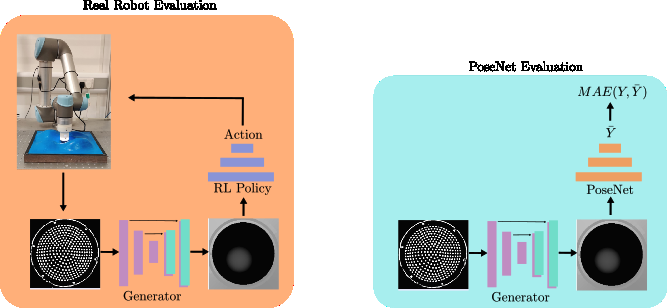
#> input picture figs/eval-fig.png, 667 x 308 px, given in place of image_25.png, which was not available
$ python image_transforms.py
#> lines starting #> are read from the running program, lines starting #| are printed output that depends on the picture; after the words box and inside, x2 and y2 are one past the last pixel; in counts of white or black regions, pixels touching at a corner belong together; pictures that were not available may be replaced by others from this repository, and a replacement may not be noted
#> further down, im_raw is the input picture: shape (308, 667, 3); mean B, G, R 181, 195.9, 200.1
# -*- coding: utf-8 -*-

from __future__ import division, print_function, unicode_literals

import numpy as np
import scipy
import cv2
from skimage.util import random_noise
from scipy.ndimage import zoom
import json

# Save the dictionaries
def save_json_obj(obj, name):
    with open(name + '.json', 'w') as fp:
        json.dump(obj, fp)

def load_json_obj(name):
    with open(name + '.json', 'r') as fp:
        return json.load(fp)

def print_sorted_dict(dict):
    for key in sorted(iter(dict.keys())):
        print('{}:{}'.format(key, dict[key]) )

# [34 lines left out: functions convert_image_uint8, find_nearest, pixel_diff_norm, load_video_frames, not called in this run]

def process_image(image, params_dict):
    return _process_image(image,
                          gray=params_dict['gray'],
                          bbox=params_dict['bbox'],
                          dims=params_dict['size'],
                          stdiz=params_dict['stdiz'],
                          normlz=params_dict['normlz'],
                          rshift=params_dict['rshift'],
                          rzoom=params_dict['rzoom'],
                          thresh=params_dict['thresh'],
                          add_axis=params_dict['add_axis'],
                          brightlims=params_dict['brightlims'],
                          noise_var=params_dict['noise_var'])

# [13 lines left out: function process_image_sim, not called in this run]


def _process_image(image, gray=True, bbox=None, dims=None, stdiz=False, normlz=False, rshift=None, rzoom=None, thresh=False, add_axis=False, brightlims=None, noise_var=None):
    ''' Process raw image (e.g., before applying to neural network).
    '''
#> called with gray = True, dims = (256, 256), stdiz = False, normlz = True, thresh = True, add_axis = False
    if gray:
        # Convert to gray scale
        image = cv2.cvtColor(image, cv2.COLOR_BGR2GRAY)
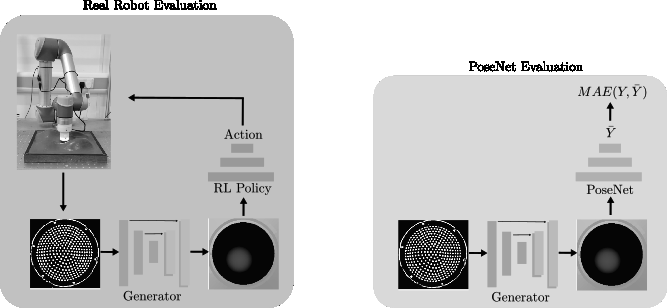
#> image: shape (308, 667); min 0, max 255, mean 195.6
        # Add channel axis
        image = image[..., np.newaxis]

    if bbox is not None:
        # Crop to specified bounding box
        x0, y0, x1, y1 = bbox
        image = image[y0:y1, x0:x1]
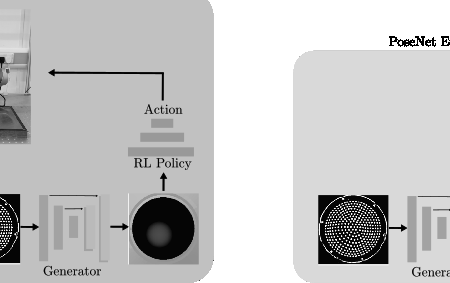
#> image: shape (283, 450, 1); min 0, max 255, mean 197.3

    if dims is not None:
        if isinstance(dims, list):
            dims=tuple(dims)

        # Resize to specified dims
        image = cv2.resize(image, dims, interpolation=cv2.INTER_AREA)
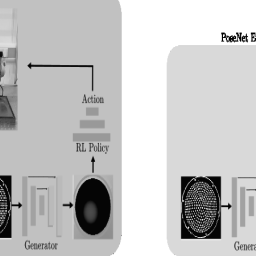
#> image: shape (256, 256); min 0, max 255, mean 197.3

        # Add channel axis
        image = image[..., np.newaxis]

    if add_axis:
        # Add channel axis
        image = image[..., np.newaxis]

    if rshift is not None:
        # Apply random shift to image
        wrg, hrg = rshift
        image = random_shift_image(image, wrg, hrg)

    if rzoom is not None:
        # Apply random zoom to image
        image = random_zoom_image(image,rzoom)

    if thresh:
        # Use adaptive thresholding to create binary image
        image = threshold_image(image)
        image = image[..., np.newaxis]

    if brightlims is not None:
        # Add random brightness/contrast variation to the image
        image = random_image_brightness(image, brightlims)

    if noise_var is not None:
        # Add random noise to the image
        image = random_image_noise(image, noise_var)

    if stdiz:
        # Convert to float and standardise on a per frame basis
        # position of this is important
        image = per_image_standardisation(image.astype(np.float32))

    if normlz:
        # Convert to float and standardise on a per frame basis
        # position of this is important
        image = image.astype(np.float32) / 255.0

    return image

def threshold_image(image):
    image = cv2.adaptiveThreshold(image, 255, cv2.ADAPTIVE_THRESH_MEAN_C, cv2.THRESH_BINARY, 11, -30)
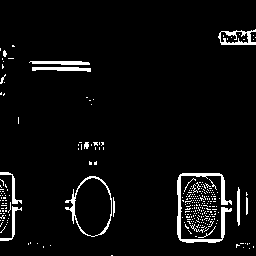
#> image: shape (256, 256); 4.7% white; 279 white regions (264 under 20 px), largest, box (x1, y1, x2, y2) and area: (177, 173, 232, 243) 780, (65, 176, 112, 237) 350, (218, 29, 256, 45) 264
    # image = cv2.adaptiveThreshold(image, 255, cv2.ADAPTIVE_THRESH_GAUSSIAN_C, cv2.THRESH_BINARY, 11, -20)
    return image

# Change brightness levels
# [11 lines left out: function random_image_brightness, not called in this run]

def random_image_noise(image, noise_var):
    new_image = random_noise(image, var=noise_var)
    return new_image

# [87 lines left out: functions per_image_standardisation, random_shift_image, random_zoom_image, apply_affine_transform, transform_matrix_offset_center, not called in this run]


if __name__ == '__main__':
    import os
    edge_im_dir = os.path.join('..', 'data', 'Bourne', 'tactip', 'real', 'edge_2d', 'tap', 'csv_train', 'images')
    surface_im_dir = os.path.join('..', 'data', 'Bourne', 'tactip', 'real', 'surface_3d', 'tap', 'csv_train', 'images')

    ims = {
        'no_contact': os.path.join(edge_im_dir, 'image_25.png'),
        'edge': os.path.join(edge_im_dir, 'image_4081.png'),
        'surface': os.path.join(surface_im_dir, 'image_8.png'),
    }

    im_params = {
              'size':        (256, 256),
              'rshift':      None,
              'rzoom':       None,  # (0.98, 1),
              'thresh':      True,
              'brightlims':  None,  # [0.3, 1.0, -50, 50], # alpha limits for contrast, beta limits for brightness
              'noise_var':   None,  # 0.001,
              'stdiz':       False,
              'normlz':      True,
              'joint_aug':   False,
              'bbox':        [80,25,530,475],    #[100,  0, 580, 480] digitac
              'gray':        True,
              'add_axis':    False
              }

    for im in ims.keys():
        im_file = ims[im]
        im_raw = cv2.imread(im_file)
        im_processed = process_image(im_raw, im_params)
#> (the run stopped early here; a loop or call above may not have finished)
